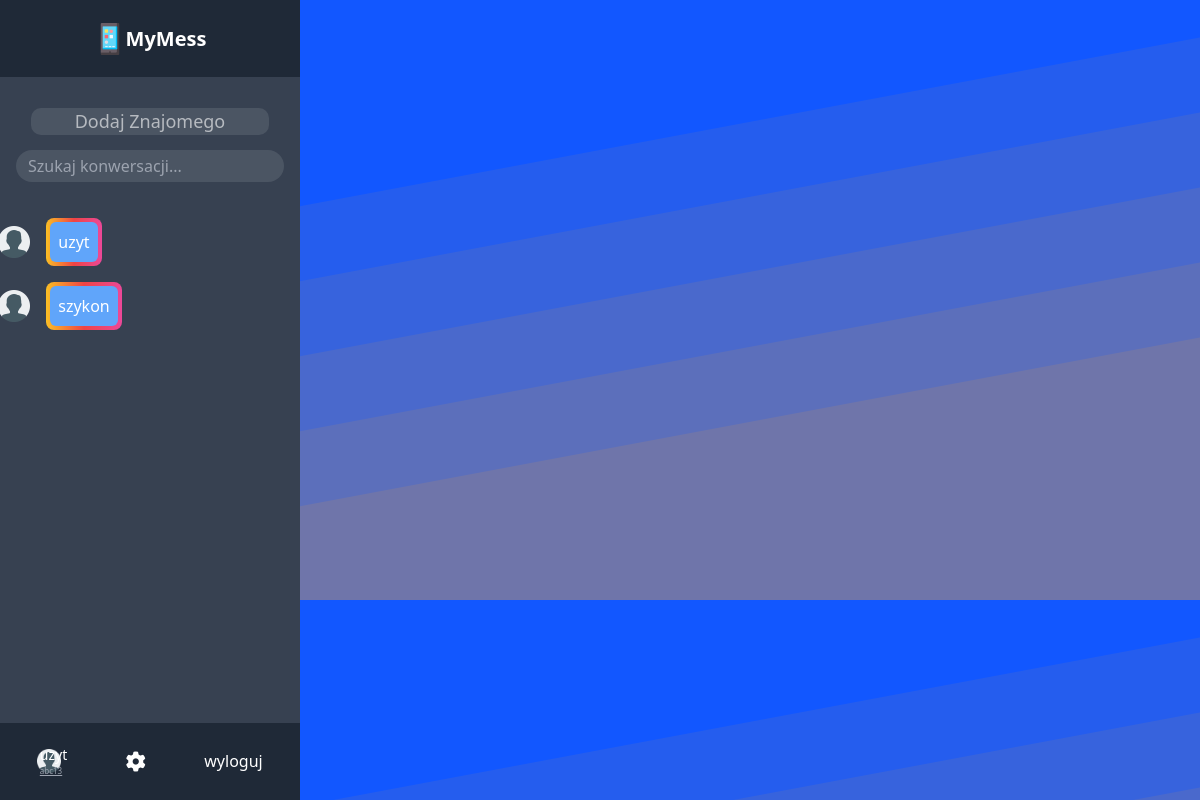
The page /public/mymess.php (signed in) on the database its author committed.
### tables this page shows
CREATE TABLE `conversations` (
  `id` int(11) NOT NULL,
  `id_user` int(11) NOT NULL,
  `id_sender` int(11) NOT NULL,
  `ifRead` tinyint(1) NOT NULL
);

CREATE TABLE `users` (
  `id` int(11) NOT NULL,
  `login` varchar(20) NOT NULL,
  `password` varchar(20) NOT NULL,
  `name` varchar(20) NOT NULL,
  `prof_pic` varchar(255) NOT NULL DEFAULT 'user (1).png',
  `code` varchar(5) NOT NULL
);

### private/MessScripts.php (the view, shortened to what this page needs)
<?php
function showConversations($userId,$conn){
        $sql = "SELECT id_sender, ifRead FROM conversations
                WHERE id_user = '".$userId."'";
        if($result = @$conn->query($sql)){
            $howManyConv = $result->num_rows;
            if($howManyConv>0){
                while($row = $result->fetch_assoc()) {
                    $id = $row["id_sender"];
                    $sql = "SELECT name FROM users
                    WHERE id = '".$id."'";
                    if($result1 = @$conn->query($sql)){
                        $howManyConv2 = $result1->num_rows;
                        if($howManyConv2>0){
                            $name = $result1->fetch_assoc()["name"];
                            echo '
                            <div class="flex flex-row space-x-4 items-center">
                                <img src="profPics/'.profPicPath($id,$conn).'" alt="" class="w-8 h-8">
                                <div class="p-1 w-64 md:w-auto h-12 rounded-lg
                                    bg-gradient-to-r from-yellow-400 via-red-500 to-pink-500 ">
                                <div class="bg-blue-400 h-full w-full rounded-md py-2 px-2 font-bold text-white ">
                                <form action="mymess.php" method="post"><button name="what" value="'.$id.'">
                                '.$name.'
                                </button><input type="hidden" name="name" value="'.$name.'"></form>
                                </div>
                                </div>
                            </div>
                            ';
                        }
                    }
                }
            }
        }
}
function profPicPath($userId,$conn){
    $sql = "SELECT prof_pic FROM users WHERE id='".$userId."'";
    if($result = @$conn->query($sql)){
        $howManyRows = $result->num_rows;
        if($howManyRows>0){
            $row = $result->fetch_assoc();
            return $row["prof_pic"];
        }
    }
}

### public/mymess.php (shortened to what this page needs)
<!DOCTYPE html>
<html lang="en">
<head>
    <link href="https://unpkg.com/tailwindcss@^2/dist/tailwind.min.css" rel="stylesheet">
    <link rel="stylesheet" href="https://cdnjs.cloudflare.com/ajax/libs/font-awesome/6.0.0-beta2/css/all.min.css" />
    <link href="https://emoji-css.afeld.me/emoji.css" rel="stylesheet">
    <link rel="stylesheet" href="style.css">
</head>
<body class="overflow-x-hidden" onload="JavaScript:timedRefresh(1000);">
    <?php
    require_once "../private/connect.php";
    $conn = @new mysqli($host, $db_user, $db_password, $db_name);
    if($conn->connect_errno!=0){
        echo "Error: ".$conn->connect_errno;
        return false;
    }
    else
    {
    require "../private/MessScripts.php";
    ?>
    <div class="bg-blue-500 w-screen h-screen">
     <div class="flex items-center justify-center bg-gray-200 w-full h-full">
        <div class="flex flex-row w-full h-full ">
            <div class="w-1/4 h-full">
                <div class="flex flex-col w-full h-full">
                    <div style="height: 10%" class="w-full  bg-gray-800 text-white text-center flex items-center justify-center text-xl font-semibold">
                        <div class="inline-flex flex-row items-center" >
                            <img src="assets/smartphone.png" alt="phone" class="w-8 h-8">
                            MyMess
                        </div>
                    </div>
                    <div class="w-full h-5/6 bg-gray-700 relative">
                        <div class="h-full z-10">
                            <div class="flex flex-col items-center justify-center space-y-8 p-3 md:space-y-3">
                                <div class="w-full p-1">
                                    <div class="addFriend" onclick="addFriend()">Dodaj Znajomego</div>
                                    <input type="text" class="focus:outline-none w-full  md:h-8 rounded-full p-3 text-white bg-gray-600" placeholder="Szukaj konwersacji... ">
                                </div>
                                <div class="flex flex-col items-between p-5 space-y-6 md:space-y-4" style="margin-left: -180px;">
                                    <?php
                                    showConversations($_SESSION["userId"],$conn);
                                    }
                                    ?>
                                </div>
                            </div>
                        </div>
                    </div>
                    <div class="w-full bg-gray-800 text-white flex flex-row items-center justify-between md:justify-around px-2" style="height: 10%">
                            <button class="focus:outline-none " onclick="changePhoto()">
                                <img src="profPics/<?php echo profPicPath($_SESSION["userId"],$conn); ?>" alt="profile" class="w-6 h-6">
                            </button>
                            <div class="flex flex-col space-y-0 -ml-20">
                                <p class="text-xs lg:text-sm"><?php echo $_SESSION["userName"]; ?></p>
                                <a href="#" class="text-gray-400 underline italics" style="font-size: 8px;"><?php echo $_SESSION["userCode"]; ?></a>
                            </div>
                            <button id="settingsBtn" class="focus:outline-none">
                                <i class="fas fa-cog fa-lg"></i>
                            </button>
                            <form action="mymess.php" method="POST"><button type="submit" name="func" value="wyloguj">wyloguj</button></form>
                    </div>
                </div>
            </div>
            <div class="w-3/4 h-full bg-blue-300 bg-fixed" style="background-image: url('assets/slanted-gradient.svg');">
                <div class="w-full h-full flex justify-center items-center p-10 ">
                    <div class="w-full h-full rounded-2xl flex flex-col p-5 space-y-4">
                    </div>
                </div>
            </div>
        </div>
    </div>
    </div>
</body>
</html>

### public/style.css (style rules this page uses)
.addFriend { margin: 15px; text-align: center; font-size: 18px; border-radius: 10px; background-color:rgba(75, 85, 99, var(--tw-bg-opacity)); color: rgba(255, 255, 255, 0.596); }

### rows shown on the page
conversations: id_sender.prof_pic (picture), id_user.name "uzyt"
conversations: id_sender.prof_pic (picture), users.name "szykon"
users: prof_pic (picture)

### other values the page prints
$_SESSION["userName"] "uzyt"
$_SESSION["userCode"] "abc13"
